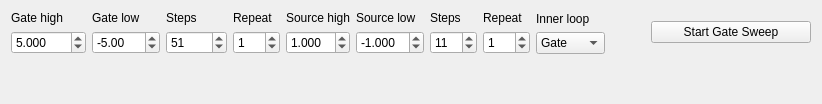
          <widget class="QWidget" name="DC2pGateSweep">
           <attribute name="title">
            <string>DC 2p gate sweep</string>
           </attribute>
           <layout class="QVBoxLayout" name="verticalLayout_23">
            <item>
             <layout class="QHBoxLayout" name="DC2pGateSweep_horizontalLayout">
              <item>
               <layout class="QVBoxLayout" name="DC2pGateSweep_gate_high_verticalLayout">
                <item>
                 <widget class="QLabel" name="DC2pGateSweep_gate_high_label">
                  <property name="toolTip">
                   <string>Highest gate voltage / V</string>
                  </property>
                  <property name="text">
                   <string>Gate high</string>
                  </property>
                 </widget>
                </item>
                <item>
                 <widget class="QDoubleSpinBox" name="DC2pGateSweep_gate_high">
                  <property name="maximumSize">
                   <size>
                    <width>80</width>
                    <height>16777215</height>
                   </size>
                  </property>
                  <property name="toolTip">
                   <string>Highest gate voltage / V</string>
                  </property>
                  <property name="decimals">
                   <number>3</number>
                  </property>
                  <property name="minimum">
                   <double>-100.000000000000000</double>
                  </property>
                  <property name="maximum">
                   <double>100.000000000000000</double>
                  </property>
                  <property name="singleStep">
                   <double>1.000000000000000</double>
                  </property>
                  <property name="value">
                   <double>5.000000000000000</double>
                  </property>
                 </widget>
                </item>
               </layout>
              </item>
              <item>
               <layout class="QVBoxLayout" name="DC2pGateSweep_gate_low_verticalLayout">
                <item>
                 <widget class="QLabel" name="DC2pGateSweep_gate_low_label">
                  <property name="toolTip">
                   <string>Lowest gate voltage / V</string>
                  </property>
                  <property name="text">
                   <string>Gate low</string>
                  </property>
                 </widget>
                </item>
                <item>
                 <widget class="QDoubleSpinBox" name="DC2pGateSweep_gate_low">
                  <property name="maximumSize">
                   <size>
                    <width>80</width>
                    <height>16777215</height>
                   </size>
                  </property>
                  <property name="toolTip">
                   <string>Lowest gate voltage / V</string>
                  </property>
                  <property name="decimals">
                   <number>2</number>
                  </property>
                  <property name="minimum">
                   <double>-100.000000000000000</double>
                  </property>
                  <property name="maximum">
                   <double>100.000000000000000</double>
                  </property>
                  <property name="singleStep">
                   <double>1.000000000000000</double>
                  </property>
                  <property name="value">
                   <double>-5.000000000000000</double>
                  </property>
                 </widget>
                </item>
               </layout>
              </item>
              <item>
               <layout class="QVBoxLayout" name="DC2pGateSweep_gate_steps_verticalLayout_2">
                <item>
                 <widget class="QLabel" name="DC2pGateSweep_gate_steps_label">
                  <property name="toolTip">
                   <string>Number of steps in gate sweep</string>
                  </property>
                  <property name="text">
                   <string>Steps</string>
                  </property>
                 </widget>
                </item>
                <item>
                 <widget class="QDoubleSpinBox" name="DC2pGateSweep_gate_steps">
                  <property name="maximumSize">
                   <size>
                    <width>80</width>
                    <height>16777215</height>
                   </size>
                  </property>
                  <property name="toolTip">
                   <string>Number of steps in gate sweep</string>
                  </property>
                  <property name="decimals">
                   <number>0</number>
                  </property>
                  <property name="minimum">
                   <double>1.000000000000000</double>
                  </property>
                  <property name="maximum">
                   <double>10000.000000000000000</double>
                  </property>
                  <property name="singleStep">
                   <double>1.000000000000000</double>
                  </property>
                  <property name="value">
                   <double>51.000000000000000</double>
                  </property>
                 </widget>
                </item>
               </layout>
              </item>
              <item>
               <layout class="QVBoxLayout" name="DC2pGateSweep_gate_repeats_verticalLayout">
                <item>
                 <widget class="QLabel" name="DC2pGateSweep_gate_repeats_label">
                  <property name="toolTip">
                   <string>Number of repetitions of gate ramp</string>
                  </property>
                  <property name="text">
                   <string>Repeat</string>
                  </property>
                 </widget>
                </item>
                <item>
                 <widget class="QDoubleSpinBox" name="DC2pGateSweep_gate_repeats">
                  <property name="maximumSize">
                   <size>
                    <width>80</width>
                    <height>16777215</height>
                   </size>
                  </property>
                  <property name="toolTip">
                   <string>Number of repetitions of gate ramp</string>
                  </property>
                  <property name="decimals">
                   <number>0</number>
                  </property>
                  <property name="minimum">
                   <double>0.000000000000000</double>
                  </property>
                  <property name="maximum">
                   <double>100.000000000000000</double>
                  </property>
                  <property name="singleStep">
                   <double>1.000000000000000</double>
                  </property>
                  <property name="value">
                   <double>1.000000000000000</double>
                  </property>
                 </widget>
                </item>
               </layout>
              </item>
              <item>
               <layout class="QVBoxLayout" name="DC2pGateSweep_bias_v_verticalLayout">
                <item>
                 <widget class="QLabel" name="DC2pGateSweep_source_high_label">
                  <property name="toolTip">
                   <string>Highest source voltage / V</string>
                  </property>
                  <property name="text">
                   <string>Source high</string>
                  </property>
                 </widget>
                </item>
                <item>
                 <widget class="QDoubleSpinBox" name="DC2pGateSweep_source_high">
                  <property name="maximumSize">
                   <size>
                    <width>80</width>
                    <height>16777215</height>
                   </size>
                  </property>
                  <property name="toolTip">
                   <string>Highest source voltage / V</string>
                  </property>
                  <property name="decimals">
                   <number>3</number>
                  </property>
                  <property name="minimum">
                   <double>0.000000000000000</double>
                  </property>
                  <property name="maximum">
                   <double>10.000000000000000</double>
                  </property>
                  <property name="singleStep">
                   <double>0.100000000000000</double>
                  </property>
                  <property name="value">
                   <double>1.000000000000000</double>
                  </property>
                 </widget>
                </item>
               </layout>
              </item>
              <item>
               <layout class="QVBoxLayout" name="DC2pGateSweep_bias_v_verticalLayout_2">
                <item>
                 <widget class="QLabel" name="DC2pGateSweep_source_low_label">
                  <property name="toolTip">
                   <string>Lowest source voltage / V</string>
                  </property>
                  <property name="text">
                   <string>Source low</string>
                  </property>
                 </widget>
                </item>
                <item>
                 <widget class="QDoubleSpinBox" name="DC2pGateSweep_source_low">
                  <property name="maximumSize">
                   <size>
                    <width>80</width>
                    <height>16777215</height>
                   </size>
                  </property>
                  <property name="toolTip">
                   <string>Lowest source voltage / V</string>
                  </property>
                  <property name="decimals">
                   <number>3</number>
                  </property>
                  <property name="minimum">
                   <double>-10.000000000000000</double>
                  </property>
                  <property name="maximum">
                   <double>0.000000000000000</double>
                  </property>
                  <property name="singleStep">
                   <double>0.100000000000000</double>
                  </property>
                  <property name="value">
                   <double>-1.000000000000000</double>
                  </property>
                 </widget>
                </item>
               </layout>
              </item>
              <item>
               <layout class="QVBoxLayout" name="DC2pGateSweep_source_steps_verticalLayout">
                <item>
                 <widget class="QLabel" name="DC2pGateSweep_source_steps_label">
                  <property name="toolTip">
                   <string>Number of steps in source sweep</string>
                  </property>
                  <property name="text">
                   <string>Steps</string>
                  </property>
                 </widget>
                </item>
                <item>
                 <widget class="QDoubleSpinBox" name="DC2pGateSweep_source_steps">
                  <property name="maximumSize">
                   <size>
                    <width>80</width>
                    <height>16777215</height>
                   </size>
                  </property>
                  <property name="toolTip">
                   <string>Number of steps in source sweep</string>
                  </property>
                  <property name="decimals">
                   <number>0</number>
                  </property>
                  <property name="minimum">
                   <double>1.000000000000000</double>
                  </property>
                  <property name="maximum">
                   <double>100.000000000000000</double>
                  </property>
                  <property name="singleStep">
                   <double>1.000000000000000</double>
                  </property>
                  <property name="value">
                   <double>11.000000000000000</double>
                  </property>
                 </widget>
                </item>
               </layout>
              </item>
              <item>
               <layout class="QVBoxLayout" name="DC2pGateSweep_repeats_verticalLayout_2">
                <item>
                 <widget class="QLabel" name="DC2pGateSweep_source_repeats_label">
                  <property name="toolTip">
                   <string>Number of repetitions of source ramp</string>
                  </property>
                  <property name="text">
                   <string>Repeat</string>
                  </property>
                 </widget>
                </item>
                <item>
                 <widget class="QDoubleSpinBox" name="DC2pGateSweep_source_repeats">
                  <property name="maximumSize">
                   <size>
                    <width>80</width>
                    <height>16777215</height>
                   </size>
                  </property>
                  <property name="toolTip">
                   <string>Number of repetitions of source ramp</string>
                  </property>
                  <property name="decimals">
                   <number>0</number>
                  </property>
                  <property name="minimum">
                   <double>0.000000000000000</double>
                  </property>
                  <property name="maximum">
                   <double>100.000000000000000</double>
                  </property>
                  <property name="singleStep">
                   <double>1.000000000000000</double>
                  </property>
                  <property name="value">
                   <double>1.000000000000000</double>
                  </property>
                 </widget>
                </item>
               </layout>
              </item>
              <item>
               <layout class="QVBoxLayout" name="DC2pGateSweep_repeats_verticalLayout_3">
                <item>
                 <widget class="QLabel" name="DC2pGateSweep_source_inner_loop_label">
                  <property name="text">
                   <string>Inner loop</string>
                  </property>
                 </widget>
                </item>
                <item>
                 <widget class="QComboBox" name="DC2pGateSweep_source_inner_loop_label_box">
                  <item>
                   <property name="text">
                    <string>Gate</string>
                   </property>
                  </item>
                  <item>
                   <property name="text">
                    <string>Source</string>
                   </property>
                  </item>
                 </widget>
                </item>
               </layout>
              </item>
              <item>
               <spacer name="DC2pGateSweep_horizontalSpacer">
                <property name="orientation">
                 <enum>Qt::Horizontal</enum>
                </property>
                <property name="sizeHint" stdset="0">
                 <size>
                  <width>40</width>
                  <height>20</height>
                 </size>
                </property>
               </spacer>
              </item>
              <item>
               <widget class="QPushButton" name="DC2pGateSweep_start_button">
                <property name="minimumSize">
                 <size>
                  <width>160</width>
                  <height>0</height>
                 </size>
                </property>
                <property name="maximumSize">
                 <size>
                  <width>300</width>
                  <height>16777215</height>
                 </size>
                </property>
                <property name="text">
                 <string>Start Gate Sweep</string>
                </property>
               </widget>
              </item>
             </layout>
            </item>
            <item>
             <spacer name="verticalSpacer_3">
              <property name="orientation">
               <enum>Qt::Vertical</enum>
              </property>
              <property name="sizeHint" stdset="0">
               <size>
                <width>20</width>
                <height>39</height>
               </size>
              </property>
             </spacer>
            </item>
           </layout>
          </widget>
